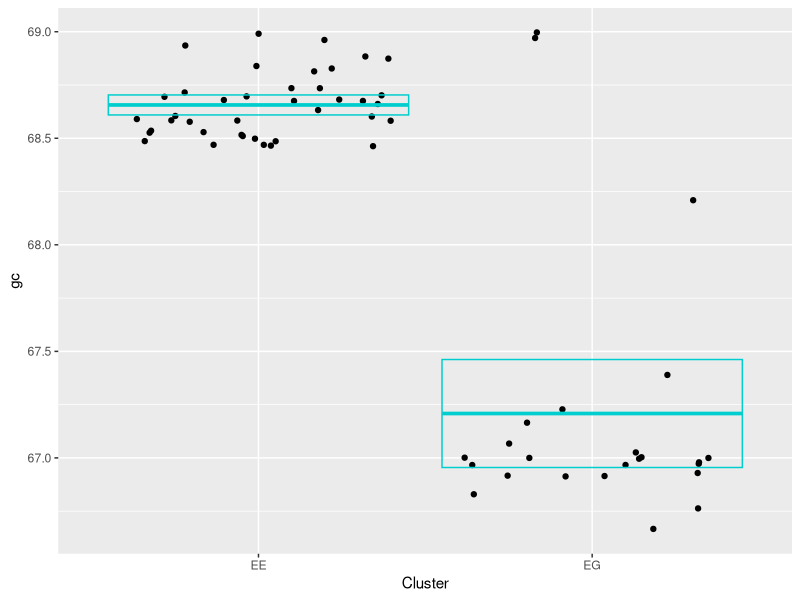
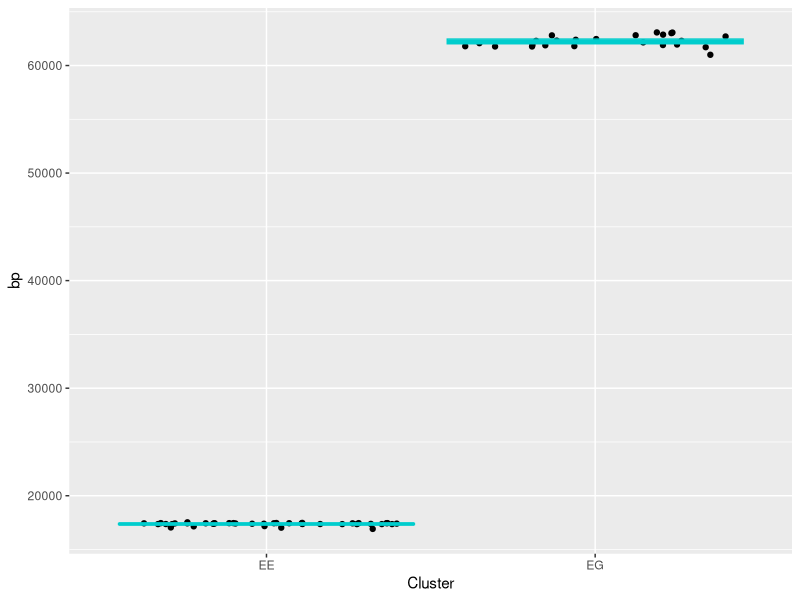

These charts were generated, in order, by the following R code:
## ---- chunk 1
knitr::opts_chunk$set(echo = FALSE, message=FALSE, warning=FALSE)

## ---- chunk 2

library(tidyverse)

library(readxl) 

phages <- read_excel("Phage_Data.xlsx")

phages

phages_sum_gc <-
  phages %>% 
  group_by(Cluster) %>% 
  summarize( 
    sampl_size = n(), 
    mean_gc = mean(gc),
    str_dev = sd(gc),
    var = var(gc),
    sem = sd(gc) / sqrt(n()), 
    ci_upper = mean_gc + 2 * sem, 
    ci_lower = mean_gc - 2 * sem, 
  ) 

phages_sum_gc 

phages_sum_bp <- 
  phages %>% 
  group_by(Cluster) %>% 
  summarize( 
    sampl_size = n(), 
    mean_bp = mean(bp), 
    str_dev = sd(bp), 
    var = var(bp), 
    sem = sd(bp) / sqrt(n()), 
    ci_upper = mean_bp + 2 * sem,
    ci_lower = mean_bp - 2 * sem, 
  ) 

phages_sum_bp 

ggplot(data = phages) + 
  geom_jitter(mapping = aes(x = Cluster, y = gc)) + 
  geom_crossbar( 
    data = phages_sum_gc, 
    mapping = aes(x = Cluster, y = mean_gc, ymax = ci_upper, ymin = ci_lower),
    color = "cyan3"
  )

ggplot(data = phages) + 
  geom_jitter(mapping = aes(x = Cluster, y = bp)) + 
  geom_crossbar(
    data = phages_sum_bp, 
    mapping = aes(x = Cluster, y = mean_bp, ymax = ci_upper, ymin = ci_lower), 
    color = "cyan3" 
  ) 
